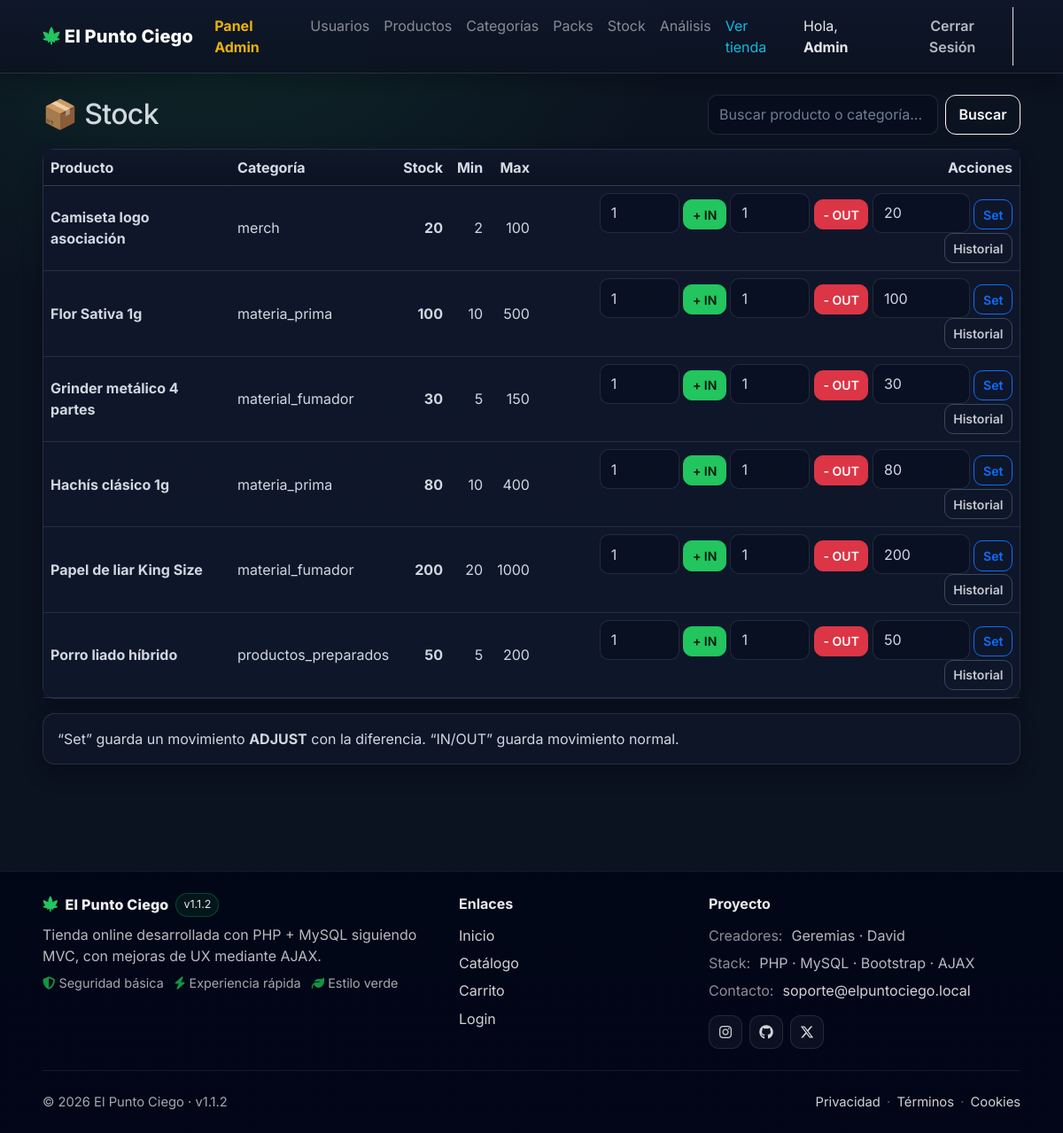
Page /index.php?c=stock&a=index (signed in) on the committed database.
### tables this page shows
CREATE TABLE stock (
    id INT AUTO_INCREMENT,
    product_id INT NOT NULL,
    cantidad INT NOT NULL DEFAULT 0,
    cantidad_max INT NULL,
    cantidad_min INT NULL,
    CONSTRAINT pk_stock PRIMARY KEY (id),
    CONSTRAINT uq_stock_product UNIQUE (product_id),
    CONSTRAINT fk_stock_product
        FOREIGN KEY (product_id) REFERENCES products(id)
        ON DELETE CASCADE ON UPDATE CASCADE
);

CREATE TABLE products (
    id INT AUTO_INCREMENT,
    category_id INT NOT NULL,
    supplier_id INT NULL,
    name VARCHAR(255) NOT NULL,
    description TEXT,
    price DECIMAL(10,2) NOT NULL,
    is_active TINYINT(1) NOT NULL DEFAULT 1,
    date_create DATETIME NOT NULL DEFAULT CURRENT_TIMESTAMP,
    last_date DATETIME NULL,
    CONSTRAINT pk_products PRIMARY KEY (id),
    CONSTRAINT fk_products_category
        FOREIGN KEY (category_id) REFERENCES categories(id)
        ON DELETE RESTRICT ON UPDATE CASCADE,
    CONSTRAINT fk_products_supplier
        FOREIGN KEY (supplier_id) REFERENCES suppliers(id)
        ON DELETE SET NULL ON UPDATE CASCADE
);

CREATE TABLE categories (
    id INT AUTO_INCREMENT,
    name VARCHAR(255) NOT NULL,
    parent_id INT NULL,
    image VARCHAR(255),
    tax_id INT NULL,
    date_create DATETIME NOT NULL DEFAULT CURRENT_TIMESTAMP,
    last_date DATETIME NULL,
    CONSTRAINT pk_categories PRIMARY KEY (id),
    CONSTRAINT fk_categories_parent
        FOREIGN KEY (parent_id) REFERENCES categories(id)
        ON DELETE SET NULL ON UPDATE CASCADE,
    CONSTRAINT fk_categories_tax
        FOREIGN KEY (tax_id) REFERENCES taxes(id)
        ON DELETE SET NULL ON UPDATE CASCADE
);

### controller/stock_controller.php (called while the page is built, shortened)
<?php
require_once 'model/StockModel.php';
class StockController
{
    public function index()
    {
        $q = $_GET['q'] ?? '';
        $stockModel = new StockModel();
        $rows = $stockModel->getAllWithProduct($q);
        require 'views/admin/stock/index.php';
        require 'views/layouts/main.php';
    }
}

### model/StockModel.php (called while the page is built, shortened)
<?php
require_once 'model/conectaDB.php';
class StockModel
{
    private $db;
    public function __construct()
    {
        $this->db = DB::getInstance();
    }
    public function getAllWithProduct(string $q = ''): array
    {
        $q = trim($q);
        $sql = "SELECT
                    s.id AS stock_id,
                    s.product_id,
                    s.cantidad,
                    s.cantidad_min,
                    s.cantidad_max,
                    p.name AS product_name,
                    p.price,
                    p.is_active,
                    c.name AS category_name
                FROM stock s
                INNER JOIN products p ON p.id = s.product_id
                INNER JOIN categories c ON c.id = p.category_id
                WHERE 1=1";
        $params = [];
        $sql .= " ORDER BY p.name ASC";
        $stmt = $this->db->prepare($sql);
        $stmt->execute($params);
        return $stmt->fetchAll(PDO::FETCH_ASSOC);
    }
}

### model/conectaDB.php (called while the page is built, shortened)
<?php
class DB {
	protected static $instance;
	public static function getInstance() {
		if(empty(self::$instance)) {
			$db_info = array(
				"db_host" => "localhost",
				"db_port" => "3306",
				"db_user" => "root",
				"db_pass" => "",
				"db_name" => "el_punto_ciego"
            );
			try {
				self::$instance = new PDO("mysql:host=".$db_info['db_host'].';port='.$db_info['db_port'].';dbname='.$db_info['db_name'], $db_info['db_user'], $db_info['db_pass']);
				self::$instance->setAttribute(PDO::ATTR_ERRMODE, PDO::ERRMODE_SILENT);
				self::$instance->query('SET NAMES utf8');
				self::$instance->query('SET CHARACTER SET utf8');
			} catch(PDOException $error) {
				echo $error->getMessage();
			}
		}
		return self::$instance;
	}
}
?>

### views/admin/stock/index.php (the view, shortened to what this page needs)
<div class="d-flex justify-content-between align-items-center mb-3">
  <h2 class="mb-0">📦 Stock</h2>
  <form class="d-flex" method="GET" action="index.php">
    <input class="form-control me-2" name="q" placeholder="Buscar producto o categoría..."
           value="<?php echo htmlspecialchars($q ?? ''); ?>">
    <button class="btn btn-outline-light">Buscar</button>
  </form>
</div>
<div class="card shadow-sm">
  <div class="table-responsive">
    <table class="table table-hover align-middle mb-0">
      <thead class="table-dark">
        <tr>
          <th>Producto</th>
          <th>Categoría</th>
          <th class="text-end">Stock</th>
          <th class="text-end">Min</th>
          <th class="text-end">Max</th>
          <th class="text-end">Acciones</th>
        </tr>
      </thead>
      <tbody>
        <?php foreach ($rows as $r): ?>
          <?php
            $qty = (int)$r['cantidad'];
            $min = $r['cantidad_min'] !== null ? (int)$r['cantidad_min'] : null;
            $max = $r['cantidad_max'] !== null ? (int)$r['cantidad_max'] : null;
            $low = ($min !== null && $qty <= $min);
          ?>
          <tr class="<?php echo $low ? 'table-warning' : ''; ?>">
            <td>
              <strong><?php echo htmlspecialchars($r['product_name']); ?></strong>
            </td>
            <td><?php echo htmlspecialchars($r['category_name']); ?></td>
            <td class="text-end fw-bold"><?php echo $qty; ?></td>
            <td class="text-end"><?php echo $min !== null ? $min : '-'; ?></td>
            <td class="text-end"><?php echo $max !== null ? $max : '-'; ?></td>
            <td class="text-end">
              <form class="d-inline" method="POST" action="index.php?c=stock&a=move">
                <input type="number" name="qty" min="1" value="1" class="form-control d-inline-block"
                       style="width:90px;">
                <button class="btn btn-sm btn-success">+ IN</button>
              </form>
              <form class="d-inline" method="POST" action="index.php?c=stock&a=move">
                <input type="number" name="qty" min="1" value="1" class="form-control d-inline-block"
                       style="width:90px;">
                <button class="btn btn-sm btn-danger">- OUT</button>
              </form>
              <form class="d-inline" method="POST" action="index.php?c=stock&a=set">
                <input type="number" name="qty" min="0" value="<?php echo $qty; ?>"
                       class="form-control d-inline-block" style="width:110px;">
                <button class="btn btn-sm btn-outline-primary">Set</button>
              </form>
              <a class="btn btn-sm btn-outline-secondary"
                 href="index.php?c=stock&a=history&product_id=<?php echo (int)$r['product_id']; ?>">
                Historial
              </a>
            </td>
          </tr>
        <?php endforeach; ?>
      </tbody>
    </table>
  </div>
</div>
<div class="alert alert-info mt-3 mb-0">
  “Set” guarda un movimiento <strong>ADJUST</strong> con la diferencia. “IN/OUT” guarda movimiento normal.
</div>

### public/css/styles.css (style rules this page uses)
:root { --pc-primary: #00b66a; --pc-primary-600: #16a36b; --pc-primary-700: #15803d; --pc-bg: #0b1220; --pc-surface: #0f172a; --pc-surface-2: #111c33; --pc-muted: #94a3b8; --pc-text: #e5e7eb; --pc-border: rgba(148,163,184,.18); --pc-border-2: rgba(148,163,184,.28); --pc-ring: rgba(34, 197, 94, .25); --pc-radius: 14px; --pc-radius-sm: 10px; --pc-shadow: 0 14px 30px rgba(0,0,0,.35); --pc-shadow-sm: 0 10px 22px rgba(0,0,0,.25); --pc-bg: #0b1220; --pc-surface: #0f172a; --pc-surface-2: rgba(15,23,42,.55); --pc-border: rgba(148,163,184,.18); --pc-border-2: rgba(148,163,184,.28); --pc-text: rgba(226,232,240,.92); --pc-muted: rgba(148,163,184,.78); --pc-primary: #22c55e; --pc-primary-600: #16a34a; }
html, body { font-family: Inter, system-ui, -apple-system, Segoe UI, Roboto, Arial, sans-serif; }
body, body.bg-light { background: radial-gradient(1200px 800px at 20% 0%, rgba(34,197,94,.12) 0%, rgba(11,18,32,1) 45%), radial-gradient(900px 600px at 85% 20%, rgba(34,197,94,.08) 0%, rgba(11,18,32,1) 55%), var(--pc-bg) !important; color: var(--pc-text); min-height: 100vh; }
.card { background: linear-gradient(180deg, var(--pc-surface) 0%, rgba(15,23,42,.92) 100%) !important; color: var(--pc-text); border-radius: var(--pc-radius); border: 1px solid var(--pc-border); box-shadow: var(--pc-shadow-sm); }
.shadow-sm, .shadow { box-shadow: var(--pc-shadow-sm) !important; }
h1, h2, h3, h4, h5 { letter-spacing: -0.02em; color: var(--pc-text); }
.btn { border-radius: 12px; font-weight: 600; padding: .55rem .9rem; transition: transform .08s ease, box-shadow .12s ease, background-color .12s ease, border-color .12s ease; }
.btn-success, .btn-primary { background: var(--pc-primary) !important; border-color: var(--pc-primary) !important; color: #04130a !important; }
.btn-outline-secondary { border-color: rgba(148,163,184,.35) !important; color: rgba(229,231,235,.85) !important; }
.form-control, .form-select { background: rgba(2,6,23,.35) !important; color: var(--pc-text) !important; border-radius: var(--pc-radius-sm); border: 1px solid var(--pc-border); padding: .6rem .75rem; }
.form-control::placeholder { color: rgba(148,163,184,.75) !important; }
.alert { border-radius: var(--pc-radius); border: 1px solid var(--pc-border); box-shadow: var(--pc-shadow-sm); background: rgba(15,23,42,.80) !important; color: var(--pc-text) !important; }
a { text-decoration: none; }
.table { --bs-table-bg: transparent; --bs-table-color: var(--pc-text); --bs-table-border-color: var(--pc-border); --bs-table-striped-bg: rgba(15,23,42,.45); --bs-table-striped-color: var(--pc-text); --bs-table-hover-bg: rgba(34,197,94,.10); --bs-table-hover-color: var(--pc-text); margin-bottom: 0 !important; }
.table > :not(caption) > * > * { background-color: rgba(15,23,42,.55) !important; color: var(--pc-text) !important; border-color: var(--pc-border) !important; }
.table thead.table-dark { --bs-table-bg: rgba(11,18,32,.95); --bs-table-color: rgba(226,232,240,.95); }
.table thead.table-dark th { background: linear-gradient(180deg, rgba(15,23,42,.95) 0%, rgba(11,18,32,.95) 100%) !important; color: rgba(226,232,240,.95) !important; border-bottom: 1px solid var(--pc-border-2) !important; }
.table .btn.btn-sm { border-radius: 10px !important; padding: .35rem .6rem !important; }

### rows in the picture
stock: product.name "Camiseta logo asociación", categories.name "merch", cantidad "20", cantidad_min "2", cantidad_max "100", qty "20"
stock: product.name "Flor Sativa 1g", categories.name "materia_prima", cantidad "100", cantidad_min "10", cantidad_max "500", qty "100"
stock: product.name "Grinder metálico 4 partes", categories.name "material_fumador", cantidad "30", cantidad_min "5", cantidad_max "150", qty "30"
stock: product.name "Hachís clásico 1g", categories.name "materia_prima", cantidad "80", cantidad_min "10", cantidad_max "400", qty "80"
stock: product.name "Papel de liar King Size", categories.name "material_fumador", cantidad "200", cantidad_min "20", cantidad_max "1000", qty "200"
stock: product.name "Porro liado híbrido", categories.name "productos_preparados", cantidad "50", cantidad_min "5", cantidad_max "200", qty "50"

### other values in the picture
$_SESSION['user_name'] "Admin"
$appName "El Punto Ciego"
$appVersion "v1.1.2"
implode(' · ', $creators) "Geremias · David"
